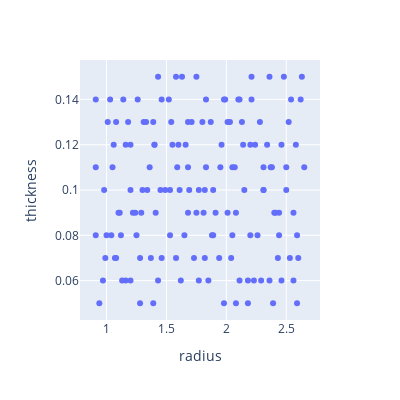

The cell this chart's notebook holds for it:
### Code cell
sobol_fig = px.scatter(sobol_samples, x="radius", y="thickness", width=400, height=400)
sobol_fig

### Figure 1 — Plotly figure (JSON) as saved in the notebook; plotly's stock layout.template omitted (floating-point values rounded to 4 significant figures; data arrays with more than 128 entries replaced by an {"elided": "..."} marker saying what was removed)
{"data": [{"hovertemplate": "radius=%{x}<br>thickness=%{y}<extra></extra>", "legendgroup": "", "marker": {"color": "#636efa", "symbol": "circle"}, "mode": "markers", "name": "", "orientation": "v", "showlegend": false, "type": "scatter", "x": {"elided": "150 float values"}, "xaxis": "x", "y": {"elided": "150 float values"}, "yaxis": "y"}], "layout": {"height": 400, "legend": {"tracegroupgap": 0}, "margin": {"t": 60}, "width": 400, "xaxis": {"anchor": "y", "autorange": true, "domain": [0, 1], "range": [0.7786, 2.781], "title": {"text": "radius"}, "type": "linear"}, "yaxis": {"anchor": "x", "autorange": true, "domain": [0, 1], "range": [0.0426, 0.1574], "title": {"text": "thickness"}, "type": "linear"}}}
